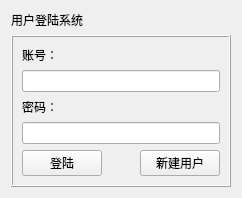
<?xml version="1.0" encoding="UTF-8"?>
<ui version="4.0">
 <class>loginWidget</class>
 <widget class="QWidget" name="loginWidget">
  <property name="geometry">
   <rect>
    <x>0</x>
    <y>0</y>
    <width>242</width>
    <height>169</height>
   </rect>
  </property>
  <property name="windowTitle">
   <string>Form</string>
  </property>
  <layout class="QVBoxLayout" name="verticalLayout">
   <item>
    <widget class="QLabel" name="label">
     <property name="sizePolicy">
      <sizepolicy hsizetype="Preferred" vsizetype="Fixed">
       <horstretch>0</horstretch>
       <verstretch>0</verstretch>
      </sizepolicy>
     </property>
     <property name="text">
      <string>用户登陆系统</string>
     </property>
    </widget>
   </item>
   <item>
    <widget class="QFrame" name="frame">
     <property name="frameShape">
      <enum>QFrame::Box</enum>
     </property>
     <property name="frameShadow">
      <enum>QFrame::Raised</enum>
     </property>
     <layout class="QGridLayout" name="gridLayout">
      <item row="0" column="0">
       <widget class="QLabel" name="label_2">
        <property name="sizePolicy">
         <sizepolicy hsizetype="Preferred" vsizetype="Fixed">
          <horstretch>0</horstretch>
          <verstretch>0</verstretch>
         </sizepolicy>
        </property>
        <property name="text">
         <string>账号：</string>
        </property>
       </widget>
      </item>
      <item row="4" column="1">
       <spacer name="horizontalSpacer">
        <property name="orientation">
         <enum>Qt::Horizontal</enum>
        </property>
        <property name="sizeHint" stdset="0">
         <size>
          <width>40</width>
          <height>20</height>
         </size>
        </property>
       </spacer>
      </item>
      <item row="4" column="0">
       <widget class="QPushButton" name="loginPushButton">
        <property name="sizePolicy">
         <sizepolicy hsizetype="Minimum" vsizetype="Preferred">
          <horstretch>0</horstretch>
          <verstretch>0</verstretch>
         </sizepolicy>
        </property>
        <property name="text">
         <string>登陆</string>
        </property>
       </widget>
      </item>
      <item row="2" column="0">
       <widget class="QLabel" name="label_3">
        <property name="sizePolicy">
         <sizepolicy hsizetype="Preferred" vsizetype="Fixed">
          <horstretch>0</horstretch>
          <verstretch>0</verstretch>
         </sizepolicy>
        </property>
        <property name="text">
         <string>密码：</string>
        </property>
       </widget>
      </item>
      <item row="4" column="2">
       <widget class="QPushButton" name="newUerPushButton">
        <property name="text">
         <string>新建用户</string>
        </property>
       </widget>
      </item>
      <item row="3" column="0" colspan="3">
       <widget class="QLineEdit" name="passwordLineEdit">
        <property name="echoMode">
         <enum>QLineEdit::Password</enum>
        </property>
       </widget>
      </item>
      <item row="1" column="0" colspan="3">
       <widget class="QLineEdit" name="accountLineEdit"/>
      </item>
     </layout>
    </widget>
   </item>
  </layout>
 </widget>
 <tabstops>
  <tabstop>accountLineEdit</tabstop>
  <tabstop>passwordLineEdit</tabstop>
  <tabstop>loginPushButton</tabstop>
 </tabstops>
 <resources/>
 <connections/>
</ui>
